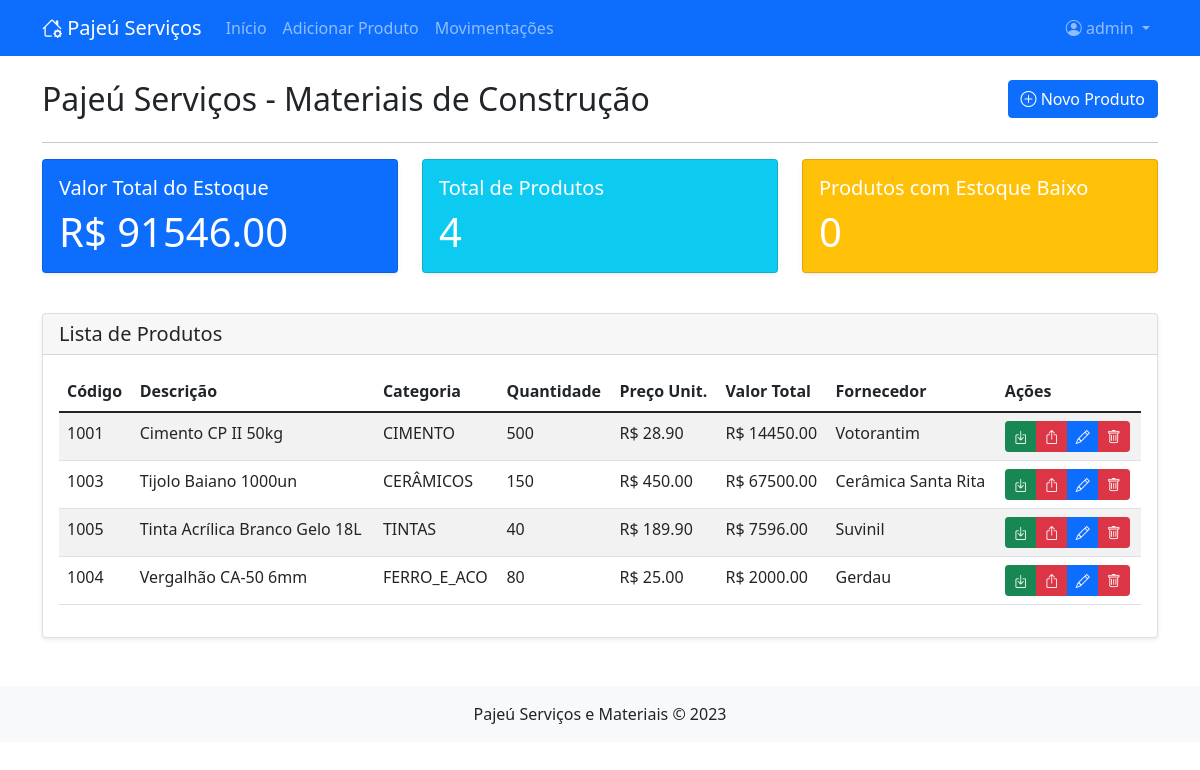
/ (signed in), run on the app's committed database.
### tables this page shows
CREATE TABLE usuarios (
        id INTEGER PRIMARY KEY AUTOINCREMENT,
        username TEXT UNIQUE NOT NULL,
        password_hash TEXT NOT NULL,
        role TEXT NOT NULL DEFAULT 'user',
        nome TEXT NOT NULL,
        email TEXT,
        data_cadastro TEXT NOT NULL
    );

CREATE TABLE produtos (
        id INTEGER PRIMARY KEY AUTOINCREMENT,
        codigo INTEGER UNIQUE NOT NULL,
        descricao TEXT NOT NULL,
        categoria TEXT NOT NULL,
        quantidade INTEGER NOT NULL,
        preco_unitario REAL NOT NULL,
        fornecedor TEXT NOT NULL,
        estoque_minimo INTEGER NOT NULL,
        data_validade TEXT,
        lote TEXT,
        data_cadastro TEXT NOT NULL
    );

### app.py (the view)
@app.route('/')
@login_required
def index():
    conn = get_db_connection()
    produtos = conn.execute('SELECT * FROM produtos ORDER BY descricao').fetchall()
    valor_total = conn.execute('SELECT SUM(quantidade * preco_unitario) FROM produtos').fetchone()[0] or 0
    produtos_baixo_estoque = conn.execute(
        'SELECT * FROM produtos WHERE quantidade <= estoque_minimo ORDER BY quantidade ASC'
    ).fetchall()
    conn.close()
    return render_template('index.html',
                         produtos=produtos,
                         valor_total=valor_total,
                         produtos_baixo_estoque=produtos_baixo_estoque)

### app.py (called while the page is built)
def get_db_connection():
    conn = sqlite3.connect('estoque_construcao.db')
    conn.row_factory = sqlite3.Row
    return conn

@login_manager.user_loader
def load_user(user_id):
    conn = get_db_connection()
    user = conn.execute('SELECT * FROM usuarios WHERE id = ?', (user_id,)).fetchone()
    conn.close()
    if user:
        return User(user['id'], user['username'], user['role'])
    return None

### templates/index.html (shortened to what this page needs)
{% extends "base.html" %}
{% block content %}
<div class="row">
    <div class="col-md-8">
        <h2>Pajeú Serviços - Materiais de Construção</h2>
    </div>
    <div class="col-md-4 text-end">
        <a href="{{ url_for('adicionar_produto') }}" class="btn btn-primary">
            <i class="bi bi-plus-circle"></i> Novo Produto
        </a>
    </div>
</div>
<hr>
<div class="row mb-4">
    <div class="col-md-4">
        <div class="card text-white bg-primary mb-3">
            <div class="card-body">
                <h5 class="card-title">Valor Total do Estoque</h5>
                <p class="card-text display-6">R$ {{ "%.2f"|format(valor_total) }}</p>
            </div>
        </div>
    </div>
    <div class="col-md-4">
        <div class="card text-white bg-info mb-3">
            <div class="card-body">
                <h5 class="card-title">Total de Produtos</h5>
                <p class="card-text display-6">{{ produtos|length }}</p>
            </div>
        </div>
    </div>
    <div class="col-md-4">
        <div class="card text-white bg-warning mb-3">
            <div class="card-body">
                <h5 class="card-title">Produtos com Estoque Baixo</h5>
                <p class="card-text display-6">{{ produtos_baixo_estoque|length }}</p>
            </div>
        </div>
    </div>
</div>
<div class="card">
    <div class="card-header">
        <h5 class="card-title mb-0">Lista de Produtos</h5>
    </div>
    <div class="card-body">
        <div class="table-responsive">
            <table class="table table-striped table-hover">
                <thead>
                    <tr>
                        <th>Código</th>
                        <th>Descrição</th>
                        <th>Categoria</th>
                        <th>Quantidade</th>
                        <th>Preço Unit.</th>
                        <th>Valor Total</th>
                        <th>Fornecedor</th>
                        <th>Ações</th>
                    </tr>
                </thead>
                <tbody>
                    {% for produto in produtos %}
                    <tr class="{% if produto.quantidade <= produto.estoque_minimo %}table-warning{% endif %}">
                        <td>{{ produto.codigo }}</td>
                        <td>{{ produto.descricao }}</td>
                        <td>{{ produto.categoria }}</td>
                        <td>{{ produto.quantidade }}</td>
                        <td>R$ {{ "%.2f"|format(produto.preco_unitario) }}</td>
                        <td>R$ {{ "%.2f"|format(produto.quantidade * produto.preco_unitario) }}</td>
                        <td>{{ produto.fornecedor }}</td>
                        <td>
                            <div class="btn-group btn-group-sm">
                                <a href="{{ url_for('entrada_estoque', id=produto.id) }}" class="btn btn-success" title="Entrada">
                                    <i class="bi bi-box-arrow-in-down"></i>
                                </a>
                                <a href="{{ url_for('saida_estoque', id=produto.id) }}" class="btn btn-danger" title="Saída">
                                    <i class="bi bi-box-arrow-up"></i>
                                </a>
                                <a href="{{ url_for('editar_produto', id=produto.id) }}" class="btn btn-primary" title="Editar">
                                    <i class="bi bi-pencil"></i>
                                </a>
                                <a href="{{ url_for('excluir_produto', id=produto.id) }}" class="btn btn-danger" title="Excluir" onclick="return confirm('Tem certeza que deseja excluir este produto?')">
                                    <i class="bi bi-trash"></i>
                                </a>
                            </div>
                        </td>
                    </tr>
                    {% endfor %}
                </tbody>
            </table>
        </div>
    </div>
</div>
{% endblock %}

### templates/base.html (shortened to what this page needs)
<!DOCTYPE html>
<html lang="pt-BR">
<head>
    <link href="https://cdn.jsdelivr.net/npm/bootstrap@5.1.3/dist/css/bootstrap.min.css" rel="stylesheet">
    <link rel="stylesheet" href="https://cdn.jsdelivr.net/npm/bootstrap-icons@1.8.1/font/bootstrap-icons.css">
    <link rel="stylesheet" href="{{ url_for('static', filename='css/estilo.css') }}">
</head>
<body>
    <nav class="navbar navbar-expand-lg navbar-dark bg-primary">
        <div class="container">
            <a class="navbar-brand" href="{{ url_for('index') }}">
                <i class="bi bi-house-gear"></i> Pajeú Serviços
            </a>
            <div class="collapse navbar-collapse" id="navbarNav">
                <ul class="navbar-nav me-auto">
                    <li class="nav-item">
                        <a class="nav-link" href="{{ url_for('index') }}">Início</a>
                    </li>
                    <li class="nav-item">
                        <a class="nav-link" href="{{ url_for('adicionar_produto') }}">Adicionar Produto</a>
                    </li>
                    <li class="nav-item">
                        <a class="nav-link" href="{{ url_for('movimentacoes') }}">Movimentações</a>
                    </li>
                </ul>
                <ul class="navbar-nav ms-auto">
                    {% if current_user.is_authenticated %}
                    <li class="nav-item dropdown">
                        <a class="nav-link dropdown-toggle" href="#" id="navbarDropdown" role="button" data-bs-toggle="dropdown" aria-expanded="false">
                            <i class="bi bi-person-circle"></i> {{ current_user.username }}
                        </a>
                    </li>
                    {% else %}
                    <li class="nav-item">
                        <a class="nav-link" href="{{ url_for('login') }}">Entrar</a>
                    </li>
                    {% endif %}
                </ul>
            </div>
        </div>
    </nav>
    <div class="container mt-4">
        {% block content %}{% endblock %}
    </div>
    <footer class="bg-light text-center mt-5 py-3">
        <div class="container">
            <p class="mb-0">Pajeú Serviços e Materiais &copy; 2023</p>
        </div>
    </footer>
</body>
</html>

### static/css/estilo.css (style rules this page uses)
.card { box-shadow: 0 0.125rem 0.25rem rgba(0, 0, 0, 0.075); border: 1px solid rgba(0, 0, 0, 0.125); }
.table th { border-top: none; font-weight: 600; }
.btn-group-sm > .btn { padding: 0.25rem 0.5rem; }

### data on the page
usuarios: username "admin"
produtos: codigo "1001", descricao "Cimento CP II 50kg", categoria "CIMENTO", quantidade "500", preco_unitario "28.90", produto.quantidade*produto.preco_unitario "14450.00", fornecedor "Votorantim"
produtos: codigo "1003", descricao "Tijolo Baiano 1000un", categoria "CERÂMICOS", quantidade "150", preco_unitario "450.00", produto.quantidade*produto.preco_unitario "67500.00", fornecedor "Cerâmica Santa Rita"
produtos: codigo "1005", descricao "Tinta Acrílica Branco Gelo 18L", categoria "TINTAS", quantidade "40", preco_unitario "189.90", produto.quantidade*produto.preco_unitario "7596.00", fornecedor "Suvinil"
produtos: codigo "1004", descricao "Vergalhão CA-50 6mm", categoria "FERRO_E_ACO", quantidade "80", preco_unitario "25.00", produto.quantidade*produto.preco_unitario "2000.00", fornecedor "Gerdau"

### other printed values
{{ "%.2f"|format(valor_total) }} "91546.00"
{{ produtos|length }} "4"
{{ produtos_baixo_estoque|length }} "0"
